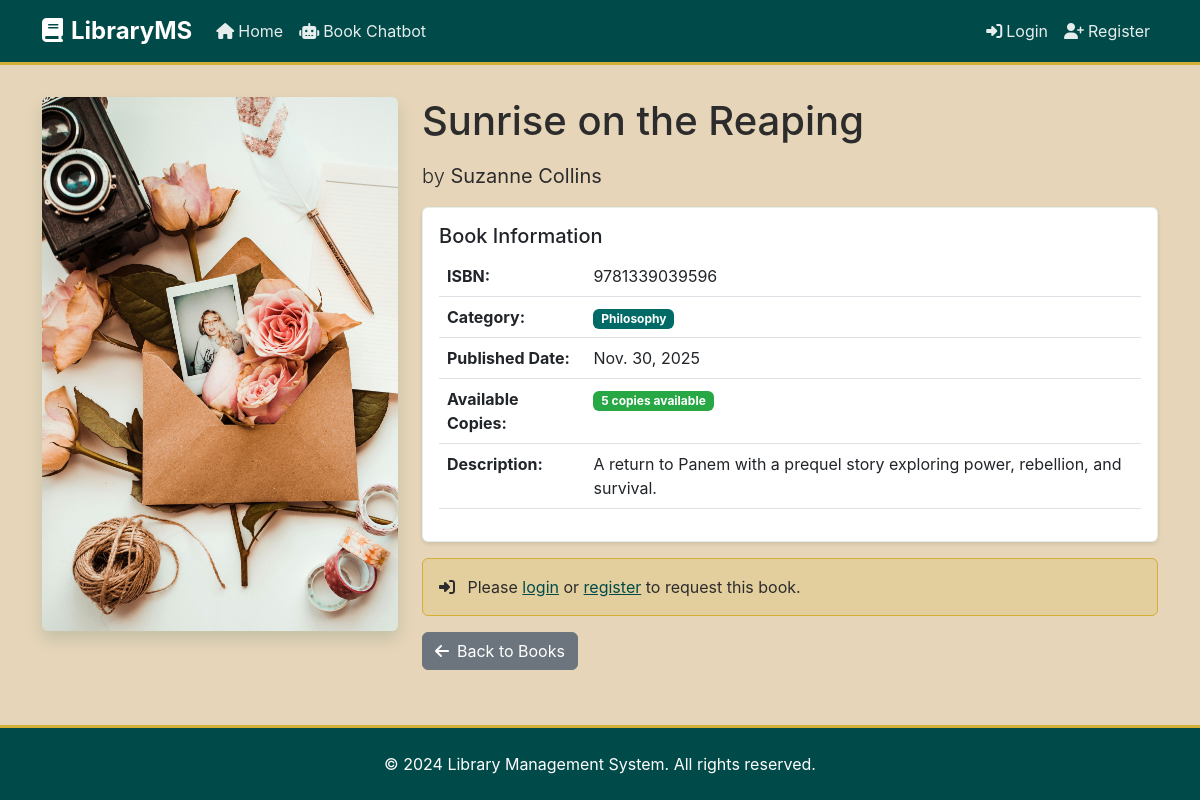
/book/2/, run on the app's committed database.
### Admin/models.py (models this page shows, shortened)
class Book(models.Model):
    CATEGORY_CHOICES = (
        ('Fiction', 'Fiction'),
        ('Non-Fiction', 'Non-Fiction'),
        ('Science Fiction', 'Science Fiction'),
        ('Fantasy', 'Fantasy'),
        ('Mystery', 'Mystery'),
        ('Romance', 'Romance'),
        ('History', 'History'),
        ('Biography', 'Biography'),
        ('Science', 'Science'),
        ('Technology', 'Technology'),
        ('Programming', 'Programming'),
        ('Business', 'Business'),
        ('Education', 'Education'),
        ('Philosophy', 'Philosophy'),
        ('Literature', 'Literature'),
        ('Other', 'Other'),
    )
    title = models.CharField(max_length=200)
    author = models.CharField(max_length=100)
    isbn = models.CharField(max_length=13, unique=True)
    published_date = models.DateField()
    available_copies = models.IntegerField(default=0)
    category = models.CharField(max_length=50, choices=CATEGORY_CHOICES, default='Other')
    description = models.TextField(blank=True, null=True, help_text="Brief description of the book")
    image = models.ImageField(upload_to='book_images/', blank=True, null=True)

### User/views.py (the view, shortened to what this page needs)
# urls.py: path('book/<int:id>/', views.book_detail, name='book_detail'),
def book_detail(request, id):
    book = get_object_or_404(Book, id=id)
    user_has_book = False
    user_transaction = None
    pending_request = None
    context = {
        'book': book,
        'user_has_book': user_has_book,
        'user_transaction': user_transaction,
        'pending_request': pending_request,
    }
    return render(request, 'user/book_detail.html', context)

### User/templates/user/book_detail.html (shortened to what this page needs)
{% extends 'user/base.html' %}
{% load static %}
{% block content %}
<div class="container">
    <div class="row">
        <div class="col-md-4">
            {% if book.image %}
                <img src="{{ book.image.url }}" class="img-fluid rounded shadow" alt="{{ book.title }}">
            {% else %}
                <div class="bg-secondary rounded shadow d-flex align-items-center justify-content-center" style="height: 400px;">
                    <i class="fa-solid fa-book fa-5x text-white"></i>
                </div>
            {% endif %}
        </div>
        <div class="col-md-8">
            <h1 class="mb-3">{{ book.title }}</h1>
            <p class="lead">by <strong>{{ book.author }}</strong></p>
            <div class="card mb-3">
                <div class="card-body">
                    <h5 class="card-title">Book Information</h5>
                    <table class="table">
                        <tr>
                            <th>ISBN:</th>
                            <td>{{ book.isbn }}</td>
                        </tr>
                        <tr>
                            <th>Category:</th>
                            <td><span class="badge bg-info">{{ book.category }}</span></td>
                        </tr>
                        <tr>
                            <th>Published Date:</th>
                            <td>{{ book.published_date }}</td>
                        </tr>
                        <tr>
                            <th>Available Copies:</th>
                            <td>
                                {% if book.available_copies > 0 %}
                                    <span class="badge bg-success">{{ book.available_copies }} copies available</span>
                                {% else %}
                                    <span class="badge bg-danger">Not available</span>
                                {% endif %}
                            </td>
                        </tr>
                        {% if book.description %}
                        <tr>
                            <th>Description:</th>
                            <td>{{ book.description }}</td>
                        </tr>
                        {% endif %}
                    </table>
                </div>
            </div>
            {% if user.is_authenticated %}
                {% if user_has_book %}
                    <div class="alert alert-info">
                        <i class="fa-solid fa-info-circle me-2"></i>
                        <strong>You have this book issued!</strong>
                        <p class="mb-0 mt-2">Issued on: {{ user_transaction.issue_date }}</p>
                        <a href="{% url 'my_books' %}" class="btn btn-sm mt-2" style="background-color: #004B49; color: white;">
                            View My Books
                        </a>
                    </div>
                {% elif pending_request %}
                    <div class="alert" style="background-color: rgba(212, 175, 55, 0.2); border-color: #D4AF37;">
                        <i class="fa-solid fa-clock me-2"></i>
                        <strong>Request Pending</strong>
                        <p class="mb-0 mt-2">You have a pending request for this book. Waiting for admin approval.</p>
                        <p class="mb-0"><small>Requested on: {{ pending_request.request_date|date:"M d, Y H:i" }}</small></p>
                        <a href="{% url 'my_requests' %}" class="btn btn-sm mt-2" style="background-color: #D4AF37; color: #2C2C2C;">
                            View My Requests
                        </a>
                    </div>
                {% elif book.available_copies > 0 %}
                    <form method="POST" action="{% url 'request_book' book.id %}">
                        {% csrf_token %}
                        <button type="submit" class="btn btn-lg" style="background-color: #004B49; color: white;">
                            <i class="fa-solid fa-book-open me-2"></i>Request This Book
                        </button>
                    </form>
                    <p class="text-muted mt-2"><small><i class="fa-solid fa-info-circle me-1"></i>Your request will be reviewed by admin before the book is issued.</small></p>
                {% else %}
                    <div class="alert alert-warning">
                        <i class="fa-solid fa-exclamation-triangle me-2"></i>
                        This book is currently not available. Please check back later.
                    </div>
                {% endif %}
            {% else %}
                <div class="alert alert-warning">
                    <i class="fa-solid fa-sign-in-alt me-2"></i>
                    Please <a href="{% url 'user_login' %}">login</a> or
                    <a href="{% url 'register' %}">register</a> to request this book.
                </div>
            {% endif %}
            <div class="mt-3">
                <a href="{% url 'user_home' %}" class="btn btn-secondary">
                    <i class="fa-solid fa-arrow-left me-2"></i>Back to Books
                </a>
            </div>
        </div>
    </div>
</div>
{% endblock %}

### static/css/main.css (style rules this page uses)
:root { --primary-color: #004B49; --background-color: #E6D5B8; --accent-color: #D4AF37; --text-color: #2C2C2C; --primary-light: #006B66; --primary-dark: #00332F; --accent-light: #E5C866; --accent-dark: #B8941F; }
body { background-color: var(--background-color); color: var(--text-color); font-family: -apple-system, BlinkMacSystemFont, 'Segoe UI', Roboto, 'Helvetica Neue', Arial, sans-serif; }
.card { background-color: white; border: 1px solid rgba(0, 75, 73, 0.1); box-shadow: 0 2px 4px rgba(0, 0, 0, 0.1); }
.alert-warning { background-color: rgba(212, 175, 55, 0.2); border-color: var(--accent-color); color: var(--text-color); }
.badge.bg-info { background-color: var(--primary-light) !important; }
.badge.bg-success { background-color: #28a745 !important; }
a { color: var(--primary-color); }
.shadow { box-shadow: 0 0.5rem 1rem rgba(0, 75, 73, 0.15) !important; }

### User/templates/user/base.html (style rules this page uses)
body { min-height: 100vh; display: flex; flex-direction: column; background-color: #E6D5B8; }

### data on the page
Book: image (picture), title "Sunrise on the Reaping", author "Suzanne Collins", isbn "9781339039596", category "Philosophy", published_date "Nov. 30, 2025", available_copies "5", description "A return to Panem with a prequel story exploring power, rebellion, and survival."
